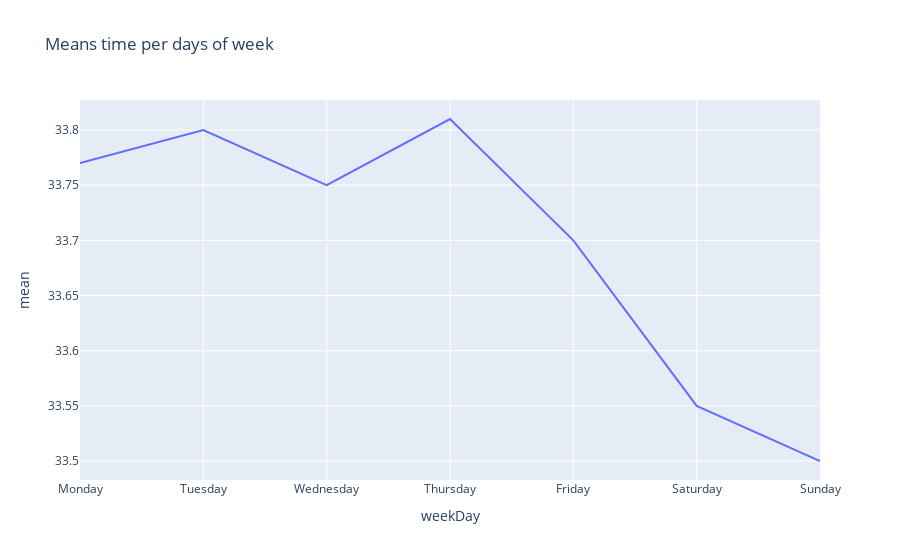

Notebook source saved alongside this figure:
### Code cell
fig = px.line(means_time_matches, x = 'weekDay', y = 'mean', title = 'Means time per days of week')
fig.show()

### Figure 1 — Plotly figure (JSON) as saved in the notebook; plotly's stock layout.template omitted (floating-point values rounded to 4 significant figures)
{"data": [{"hovertemplate": "weekDay=%{x}<br>mean=%{y}<extra></extra>", "legendgroup": "", "line": {"color": "#636efa", "dash": "solid"}, "marker": {"symbol": "circle"}, "mode": "lines", "name": "", "orientation": "v", "showlegend": false, "type": "scatter", "x": ["Monday", "Tuesday", "Wednesday", "Thursday", "Friday", "Saturday", "Sunday"], "xaxis": "x", "y": [33.77, 33.8, 33.75, 33.81, 33.7, 33.55, 33.5], "yaxis": "y"}], "layout": {"legend": {"tracegroupgap": 0}, "title": {"text": "Means time per days of week"}, "xaxis": {"anchor": "y", "domain": [0, 1], "title": {"text": "weekDay"}}, "yaxis": {"anchor": "x", "domain": [0, 1], "title": {"text": "mean"}}}}
